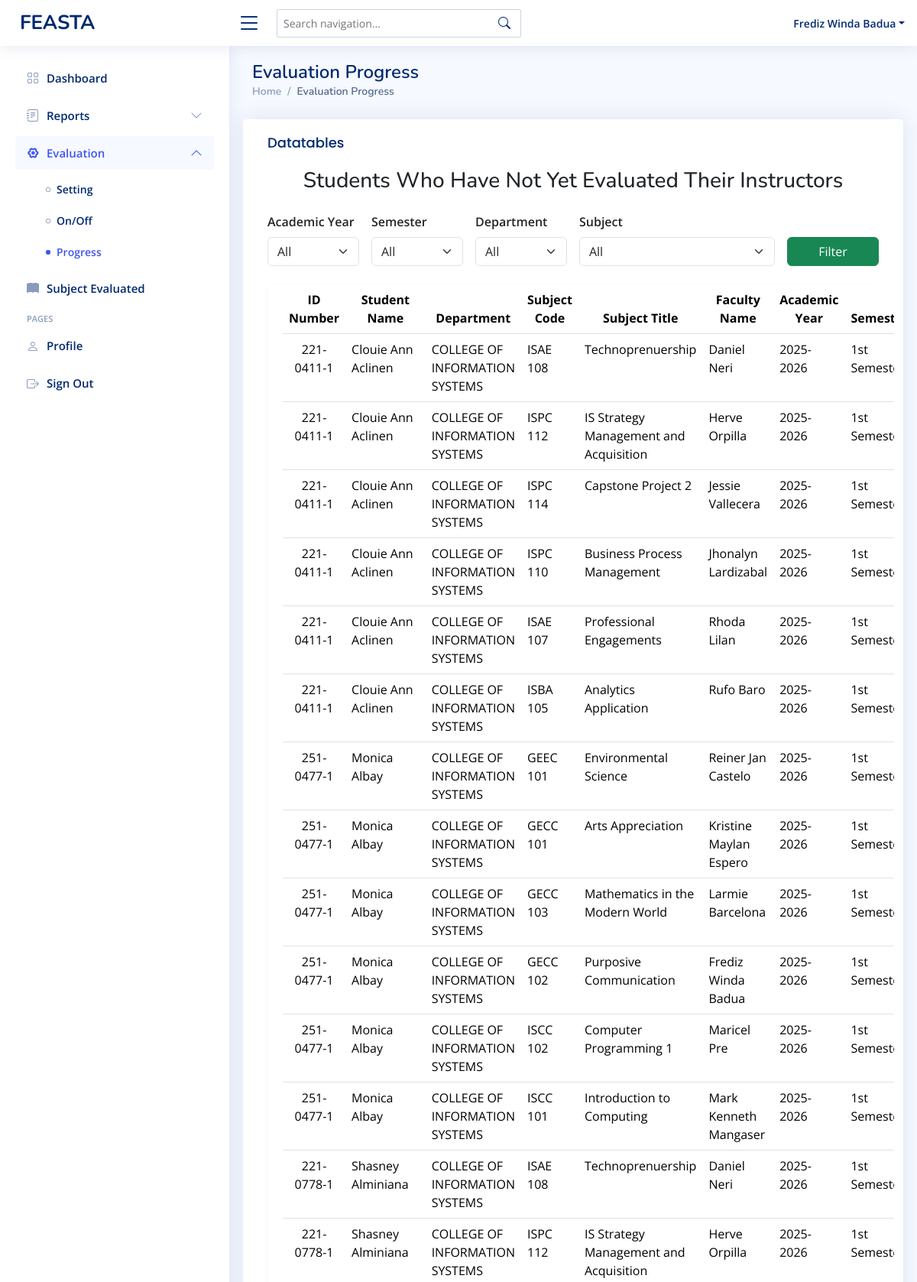
Page /superadmin-evaluationprogress.php (signed in, upper part) on the committed database.
### tables this page shows
CREATE TABLE `student_subject` (
  `idnumber` int(11) NOT NULL,
  `student_id` varchar(11) NOT NULL,
  `subject_code` varchar(11) NOT NULL,
  `academic_year` varchar(9) DEFAULT NULL,
  `semester` varchar(20) DEFAULT NULL,
  `faculty_id` varchar(11) DEFAULT NULL,
  `admin_id` varchar(50) DEFAULT NULL
);

CREATE TABLE `student` (
  `idnumber` varchar(11) NOT NULL,
  `first_name` varchar(50) NOT NULL,
  `mid_name` varchar(50) NOT NULL,
  `last_name` varchar(50) NOT NULL,
  `password` varchar(255) NOT NULL,
  `department` varchar(255) NOT NULL,
  `program` varchar(255) DEFAULT NULL,
  `section` varchar(11) NOT NULL,
  `role` varchar(50) NOT NULL DEFAULT 'student'
);

CREATE TABLE `subject` (
  `idnumber` int(11) NOT NULL,
  `code` varchar(11) NOT NULL,
  `title` varchar(255) NOT NULL,
  `faculty_id` varchar(11) DEFAULT NULL,
  `admin_id` varchar(11) DEFAULT NULL,
  `department` varchar(255) DEFAULT NULL,
  `program` varchar(255) DEFAULT NULL
);

### superadmin-evaluationprogress.php (the view, shortened to what this page needs)
<?php
include 'conn/conn.php';
$department = isset($_GET['department']) && $_GET['department'] !== 'All' ? mysqli_real_escape_string($conn, $_GET['department']) : null;
$sql = " SELECT
    s.idnumber AS student_id,
    CONCAT(s.first_name, ' ', s.last_name) AS student_name,
    s.department AS student_department,
    subj.code AS subject_code,
    subj.title AS subject_title,
    f.idnumber AS faculty_id,
    CONCAT(f.first_name, ' ', f.last_name) AS faculty_name,
    ss.academic_year,
    ss.semester
FROM student_subject ss
INNER JOIN student s ON s.idnumber = ss.student_id
INNER JOIN subject subj ON subj.code = ss.subject_code
INNER JOIN faculty f ON f.idnumber = ss.faculty_id
LEFT JOIN evaluation e
    ON e.student_id = ss.student_id
    AND e.faculty_id = ss.faculty_id
    AND e.subject_code = ss.subject_code
    AND e.academic_year = ss.academic_year
    AND e.semester = ss.semester
WHERE e.id IS NULL  /* ❗ means student has not yet evaluated */ ";
$sql .= " ORDER BY s.last_name, s.first_name ASC";
$result = mysqli_query($conn, $sql);
?>
<!DOCTYPE html>
<html lang="en">
<head>
  <?php include 'head.php' ?>
</head>
<body>
  <?php include 'superadmin-header.php' ?>
  <?php include 'superadmin-sidebar.php' ?>
  <main id="main" class="main">
    <section class="section dashboard">
      <div class="row">
        <div class="pagetitle">
          <h1>Evaluation Progress</h1>
          <nav>
            <ol class="breadcrumb">
              <li class="breadcrumb-item"><a href="superadmin-dashboard.php">Home</a></li>
              <li class="breadcrumb-item active">Evaluation Progress</li>
            </ol>
          </nav>
        </div>
        <div class="card">
          <div class="card-body table-responsive">
            <h5 class="card-title">Datatables</h5>
            <h3 class="mb-4 text-center">Students Who Have Not Yet Evaluated Their Instructors</h3>
            <form method="get" class="row g-3 mb-4">
              <div class="col-md-2">
                <label for="year" class="form-label fw-semibold">Academic Year</label>
                <select class="form-select" name="year" id="year">
                  <option value="All">All</option>
                </select>
              </div>
              <div class="col-md-2">
                <label for="semester" class="form-label fw-semibold">Semester</label>
                <select class="form-select" name="semester" id="semester">
                  <option value="All">All</option>
                </select>
              </div>
              <div class="col-md-2">
                <label for="department" class="form-label fw-semibold">Department</label>
                <select class="form-select" name="department" id="department">
                  <option value="All">All</option>
                </select>
              </div>
              <div class="col-md-4">
                <label for="subject" class="form-label fw-semibold">Subject</label>
                <select class="form-select" name="subject" id="subject">
                  <option value="All">All</option>
                </select>
              </div>
              <div class="col-md-2 d-flex align-items-end">
                <button type="submit" class="btn btn-success w-100">Filter</button>
              </div>
            </form>
            <div class="card shadow-sm">
              <div class="card-body">
                <table class="table datatable table-hover">
                  <thead class="table text-center">
                    <tr>
                      <th>ID Number</th>
                      <th>Student Name</th>
                      <th>Department</th>
                      <th>Subject Code</th>
                      <th>Subject Title</th>
                      <th>Faculty Name</th>
                      <th>Academic Year</th>
                      <th>Semester</th>
                    </tr>
                  </thead>
                  <tbody>
                    <?php
                    if (mysqli_num_rows($result) > 0) {
                      while ($row = mysqli_fetch_assoc($result)) {
                        echo "<tr>
                                <td class='text-center'>{$row['student_id']}</td>
                                <td>{$row['student_name']}</td>
                                <td>{$row['student_department']}</td>
                                <td>{$row['subject_code']}</td>
                                <td>{$row['subject_title']}</td>
                                <td>{$row['faculty_name']}</td>
                                <td>{$row['academic_year']}</td>
                                <td>{$row['semester']}</td>
                                <td class='text-danger fw-bold text-center'>Not Evaluated</td>
                            </tr>";
                      }
                    } else {
                      echo "<tr><td colspan='9' class='text-center text-muted'>All students in {$department} have completed their evaluations.</td></tr>";
                    }
                    ?>
                  </tbody>
                </table>
              </div>
            </div>
          </div>
        </div>
      </div>
    </section>
  </main>
</body>
</html>

### assets/css/style.css (style rules this page uses)
:root { scroll-behavior: smooth; }
body { font-family: "Open Sans", sans-serif; background: #f6f9ff; color: #444444; }
a { color: #4154f1; text-decoration: none; }
h1, h2, h3, h4, h5, h6 { font-family: "Nunito", sans-serif; }
#main { margin-top: 60px; padding: 20px 30px; transition: all 0.3s; }
.pagetitle { margin-bottom: 10px; }
.pagetitle h1 { font-size: 24px; margin-bottom: 0; font-weight: 600; color: #012970; }
.card { margin-bottom: 30px; border: none; border-radius: 5px; box-shadow: 0px 0 30px rgba(1, 41, 112, 0.1); }
.card-title { padding: 20px 0 15px 0; font-size: 18px; font-weight: 500; color: #012970; font-family: "Poppins", sans-serif; }
.card-body { padding: 0 20px 20px 20px; }
.breadcrumb { font-size: 14px; font-family: "Nunito", sans-serif; color: #899bbd; font-weight: 600; }
.breadcrumb a { color: #899bbd; transition: 0.3s; }
.breadcrumb .breadcrumb-item::before { color: #899bbd; }
.breadcrumb .active { color: #51678f; font-weight: 600; }
@media (min-width: 1200px) { #main, #footer { margin-left: 300px; } }

### rows in the picture
student_subject: student.idnumber "221- 0411-1", student_name "Clouie Ann Aclinen", student.department "COLLEGE OF INFORMATION SYSTEMS", subject.code "ISAE 108", subject.title "Technoprenuership", faculty_name "Daniel Neri", academic_year "2025-2026", semester "1st…"
student_subject: student.idnumber "221- 0411-1", student_name "Clouie Ann Aclinen", student.department "COLLEGE OF INFORMATION SYSTEMS", subject.code "ISPC 112", subject.title "IS Strategy Management and Acquisition", faculty_name "Herve Orpilla", academic_year "2025-2026", semester "1st…"
student_subject: student.idnumber "221- 0411-1", student_name "Clouie Ann Aclinen", student.department "COLLEGE OF INFORMATION SYSTEMS", subject.code "ISPC 114", subject.title "Capstone Project 2", faculty_name "Jessie Vallecera", academic_year "2025-2026", semester "1st…"
student_subject: student.idnumber "221- 0411-1", student_name "Clouie Ann Aclinen", student.department "COLLEGE OF INFORMATION SYSTEMS", subject.code "ISPC 110", subject.title "Business Process Management", faculty_name "Jhonalyn Lardizabal", academic_year "2025-2026", semester "1st…"
student_subject: student.idnumber "221- 0411-1", student_name "Clouie Ann Aclinen", student.department "COLLEGE OF INFORMATION SYSTEMS", subject.code "ISAE 107", subject.title "Professional Engagements", faculty_name "Rhoda Lilan", academic_year "2025-2026", semester "1st…"
student_subject: student.idnumber "221- 0411-1", student_name "Clouie Ann Aclinen", student.department "COLLEGE OF INFORMATION SYSTEMS", subject.code "ISBA 105", subject.title "Analytics Application", faculty_name "Rufo Baro", academic_year "2025-2026", semester "1st…"
student_subject: student.idnumber "251-0477-1", student_name "Monica Albay", student.department "COLLEGE OF INFORMATION SYSTEMS", subject.code "GEEC 101", subject.title "Environmental Science", faculty_name "Reiner Jan Castelo", academic_year "2025-2026", semester "1st…"
student_subject: student.idnumber "251-0477-1", student_name "Monica Albay", student.department "COLLEGE OF INFORMATION SYSTEMS", subject.code "GECC 101", subject.title "Arts Appreciation", faculty_name "Kristine Maylan Espero", academic_year "2025-2026", semester "1st…"
student_subject: student.idnumber "251-0477-1", student_name "Monica Albay", student.department "COLLEGE OF INFORMATION SYSTEMS", subject.code "GECC 103", subject.title "Mathematics in the Modern World", faculty_name "Larmie Barcelona", academic_year "2025-2026", semester "1st…"
student_subject: student.idnumber "251-0477-1", student_name "Monica Albay", student.department "COLLEGE OF INFORMATION SYSTEMS", subject.code "GECC 102", subject.title "Purposive Communication", faculty_name "Frediz Winda Badua", academic_year "2025-2026", semester "1st…"
student_subject: student.idnumber "251-0477-1", student_name "Monica Albay", student.department "COLLEGE OF INFORMATION SYSTEMS", subject.code "ISCC 102", subject.title "Computer Programming 1", faculty_name "Maricel Pre", academic_year "2025-2026", semester "1st…"
student_subject: student.idnumber "251-0477-1", student_name "Monica Albay", student.department "COLLEGE OF INFORMATION SYSTEMS", subject.code "ISCC 101", subject.title "Introduction to Computing", faculty_name "Mark Kenneth Mangaser", academic_year "2025-2026", semester "1st…"
student_subject: student.idnumber "221-0778-1", student_name "Shasney Alminiana", student.department "COLLEGE OF INFORMATION SYSTEMS", subject.code "ISAE 108", subject.title "Technoprenuership", faculty_name "Daniel Neri", academic_year "2025-2026", semester "1st…"
student_subject: student.idnumber "221-0778-1", student_name "Shasney Alminiana", student.department "COLLEGE OF INFORMATION SYSTEMS", subject.code "ISPC 112", subject.title "IS Strategy Management and Acquisition", faculty_name "Herve Orpilla", academic_year "2025-2026", semester "1st…"

### other values in the picture
$_SESSION['first_name'] "Frediz Winda"
$_SESSION['last_name'] "Badua"
